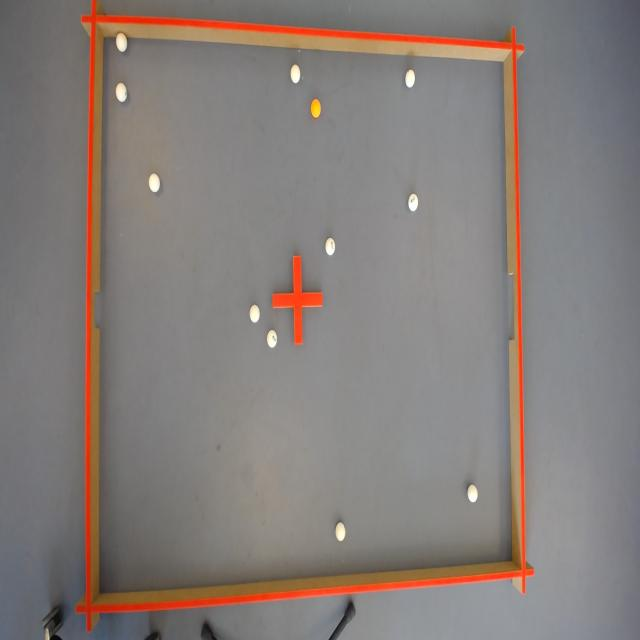
#> input picture AI/datasets/images/WIN_20230602_09_40_21_Pro_jpg.rf.43aa52f7fd158a0b17a02c3d28fa2f73.jpg, 640 x 640 px; its folder holds only this picture in this run
$ python generate_negatives.py
#> lines starting #> are read from the running program, lines starting #| are printed output that depends on the picture
import os, glob, random
import cv2

IMG_DIR    = "AI/datasets/images"
LBL_DIR    = "AI/datasets/labels"
NEG_DIR    = "AI/datasets/negatives"
NB_NEG     = 500        # how many negative crops you want
CROP_SIZE  = (64, 64)   # must match your cascade’s -w and -h

os.makedirs(NEG_DIR, exist_ok=True)

# 1. load all your bounding-boxes into memory
from collections import defaultdict
gt = defaultdict(list)
for lbl in glob.glob(os.path.join(LBL_DIR, "*.txt")):
    base = os.path.splitext(os.path.basename(lbl))[0]
    img_w, img_h = cv2.imread(os.path.join(IMG_DIR, base+".jpg")).shape[1], cv2.imread(os.path.join(IMG_DIR, base+".jpg")).shape[0]
    for line in open(lbl):
        parts = list(map(float, line.split()[1:]))
        xs = [parts[i]*img_w   for i in range(0,len(parts),2)]
        ys = [parts[i]*img_h   for i in range(1,len(parts),2)]
        x1, x2 = int(min(xs)), int(max(xs))
        y1, y2 = int(min(ys)), int(max(ys))
        gt[base].append((x1,y1,x2,y2))

# 2. sample random crops
neg_list = []
for i in range(NB_NEG):
    img_path = random.choice(glob.glob(os.path.join(IMG_DIR, "*.jpg")))
    name = os.path.splitext(os.path.basename(img_path))[0]
    img = cv2.imread(img_path)
#> img is the input picture: shape (640, 640, 3); mean B, G, R 121.7, 125.4, 133.7
    h,w = img.shape[:2]
#> h = 640; w = 640

    # try until you find a crop that doesn’t intersect ANY gt-box
    while True:
        x = random.randint(0, w-CROP_SIZE[0])
        y = random.randint(0, h-CROP_SIZE[1])
        crop_rect = (x, y, x+CROP_SIZE[0], y+CROP_SIZE[1])
        if all( not (x1 < crop_rect[2] and x2 > crop_rect[0] and
                     y1 < crop_rect[3] and y2 > crop_rect[1])
                for (x1,y1,x2,y2) in gt[name] ):
            neg_img = img[y:y+CROP_SIZE[1], x:x+CROP_SIZE[0]]
            out_name = f"neg_{i}.jpg"
            cv2.imwrite(os.path.join(NEG_DIR, out_name), neg_img)
            neg_list.append(os.path.join("negatives", out_name))
            break
#> this loop made 1 pass
#> pass 1, `neg_img = img[y:y+CROP_SIZE[1], x:x+CROP_SIZE[0]]`:
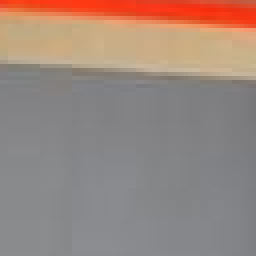
#> neg_img: shape (64, 64, 3) (shown 4 times larger); mean B, G, R 126.6, 135.6, 154.8
#> after the loop, neg_list = ['negatives/neg_0.jpg']

# 3. write negatives.txt
with open("AI/datasets/negatives.txt","w") as f:
    f.write("\n".join(neg_list))
